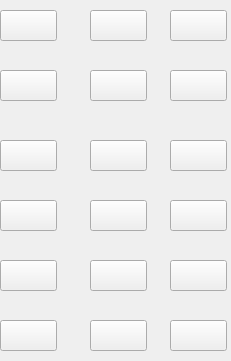
     <widget class="QWidget" name="buttons_field" native="true">
      <property name="geometry">
       <rect>
        <x>50</x>
        <y>520</y>
        <width>231</width>
        <height>361</height>
       </rect>
      </property>
      <property name="styleSheet">
       <string notr="true">image: none;</string>
      </property>
      <widget class="QPushButton" name="left_arrow">
       <property name="geometry">
        <rect>
         <x>0</x>
         <y>10</y>
         <width>57</width>
         <height>31</height>
        </rect>
       </property>
       <property name="maximumSize">
        <size>
         <width>60</width>
         <height>35</height>
        </size>
       </property>
       <property name="text">
        <string/>
       </property>
      </widget>
      <widget class="QPushButton" name="up_arrow">
       <property name="geometry">
        <rect>
         <x>90</x>
         <y>10</y>
         <width>57</width>
         <height>31</height>
        </rect>
       </property>
       <property name="maximumSize">
        <size>
         <width>60</width>
         <height>35</height>
        </size>
       </property>
       <property name="text">
        <string/>
       </property>
      </widget>
      <widget class="QPushButton" name="right_arrow">
       <property name="geometry">
        <rect>
         <x>170</x>
         <y>10</y>
         <width>57</width>
         <height>31</height>
        </rect>
       </property>
       <property name="maximumSize">
        <size>
         <width>60</width>
         <height>35</height>
        </size>
       </property>
       <property name="text">
        <string/>
       </property>
      </widget>
      <widget class="QPushButton" name="left_tube">
       <property name="geometry">
        <rect>
         <x>0</x>
         <y>70</y>
         <width>57</width>
         <height>31</height>
        </rect>
       </property>
       <property name="maximumSize">
        <size>
         <width>60</width>
         <height>35</height>
        </size>
       </property>
       <property name="text">
        <string/>
       </property>
      </widget>
      <widget class="QPushButton" name="down_arrow">
       <property name="geometry">
        <rect>
         <x>90</x>
         <y>70</y>
         <width>57</width>
         <height>31</height>
        </rect>
       </property>
       <property name="maximumSize">
        <size>
         <width>60</width>
         <height>35</height>
        </size>
       </property>
       <property name="text">
        <string/>
       </property>
      </widget>
      <widget class="QPushButton" name="right_tube">
       <property name="geometry">
        <rect>
         <x>170</x>
         <y>70</y>
         <width>57</width>
         <height>31</height>
        </rect>
       </property>
       <property name="maximumSize">
        <size>
         <width>60</width>
         <height>35</height>
        </size>
       </property>
       <property name="text">
        <string/>
       </property>
      </widget>
      <widget class="QPushButton" name="number_1">
       <property name="geometry">
        <rect>
         <x>0</x>
         <y>140</y>
         <width>57</width>
         <height>31</height>
        </rect>
       </property>
       <property name="maximumSize">
        <size>
         <width>60</width>
         <height>35</height>
        </size>
       </property>
       <property name="text">
        <string/>
       </property>
      </widget>
      <widget class="QPushButton" name="number_2">
       <property name="geometry">
        <rect>
         <x>90</x>
         <y>140</y>
         <width>57</width>
         <height>31</height>
        </rect>
       </property>
       <property name="maximumSize">
        <size>
         <width>60</width>
         <height>35</height>
        </size>
       </property>
       <property name="text">
        <string/>
       </property>
      </widget>
      <widget class="QPushButton" name="number_3">
       <property name="geometry">
        <rect>
         <x>170</x>
         <y>140</y>
         <width>57</width>
         <height>31</height>
        </rect>
       </property>
       <property name="maximumSize">
        <size>
         <width>60</width>
         <height>35</height>
        </size>
       </property>
       <property name="text">
        <string/>
       </property>
      </widget>
      <widget class="QPushButton" name="number_6">
       <property name="geometry">
        <rect>
         <x>170</x>
         <y>200</y>
         <width>57</width>
         <height>31</height>
        </rect>
       </property>
       <property name="maximumSize">
        <size>
         <width>60</width>
         <height>35</height>
        </size>
       </property>
       <property name="text">
        <string/>
       </property>
      </widget>
      <widget class="QPushButton" name="number_5">
       <property name="geometry">
        <rect>
         <x>90</x>
         <y>200</y>
         <width>57</width>
         <height>31</height>
        </rect>
       </property>
       <property name="maximumSize">
        <size>
         <width>60</width>
         <height>35</height>
        </size>
       </property>
       <property name="text">
        <string/>
       </property>
      </widget>
      <widget class="QPushButton" name="number_4">
       <property name="geometry">
        <rect>
         <x>0</x>
         <y>200</y>
         <width>57</width>
         <height>31</height>
        </rect>
       </property>
       <property name="maximumSize">
        <size>
         <width>60</width>
         <height>35</height>
        </size>
       </property>
       <property name="text">
        <string/>
       </property>
      </widget>
      <widget class="QPushButton" name="number_9">
       <property name="geometry">
        <rect>
         <x>170</x>
         <y>260</y>
         <width>57</width>
         <height>31</height>
        </rect>
       </property>
       <property name="maximumSize">
        <size>
         <width>60</width>
         <height>35</height>
        </size>
       </property>
       <property name="text">
        <string/>
       </property>
      </widget>
      <widget class="QPushButton" name="number_7">
       <property name="geometry">
        <rect>
         <x>0</x>
         <y>260</y>
         <width>57</width>
         <height>31</height>
        </rect>
       </property>
       <property name="maximumSize">
        <size>
         <width>60</width>
         <height>35</height>
        </size>
       </property>
       <property name="text">
        <string/>
       </property>
      </widget>
      <widget class="QPushButton" name="number_8">
       <property name="geometry">
        <rect>
         <x>90</x>
         <y>260</y>
         <width>57</width>
         <height>31</height>
        </rect>
       </property>
       <property name="maximumSize">
        <size>
         <width>60</width>
         <height>35</height>
        </size>
       </property>
       <property name="text">
        <string/>
       </property>
      </widget>
      <widget class="QPushButton" name="number_0">
       <property name="geometry">
        <rect>
         <x>90</x>
         <y>320</y>
         <width>57</width>
         <height>31</height>
        </rect>
       </property>
       <property name="maximumSize">
        <size>
         <width>60</width>
         <height>35</height>
        </size>
       </property>
       <property name="text">
        <string/>
       </property>
      </widget>
      <widget class="QPushButton" name="multiply">
       <property name="geometry">
        <rect>
         <x>0</x>
         <y>320</y>
         <width>57</width>
         <height>31</height>
        </rect>
       </property>
       <property name="maximumSize">
        <size>
         <width>60</width>
         <height>35</height>
        </size>
       </property>
       <property name="text">
        <string/>
       </property>
      </widget>
      <widget class="QPushButton" name="grid">
       <property name="geometry">
        <rect>
         <x>170</x>
         <y>320</y>
         <width>57</width>
         <height>31</height>
        </rect>
       </property>
       <property name="maximumSize">
        <size>
         <width>60</width>
         <height>35</height>
        </size>
       </property>
       <property name="text">
        <string/>
       </property>
      </widget>
     </widget>
